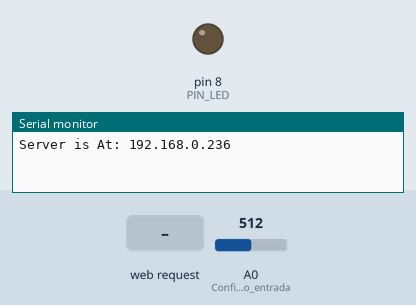
This sketch was run on a simulated Arduino Uno, built for the host (arithmetic inside an expression is 32-bit, double 64-bit). Parts: output pins drawn as LEDs (lit = HIGH), the last lines printed to the serial monitor. The inputs (shaded band) are chosen by the test bench; at power-on: A0 (Configura_A0_como_entrada) = 512. WiFi joins after 1.5 s; servers stay silent unless stated.

Above: at 1.2 s.
1.3 s: HTTP request GET /?LED=T received
At 2.5 s:
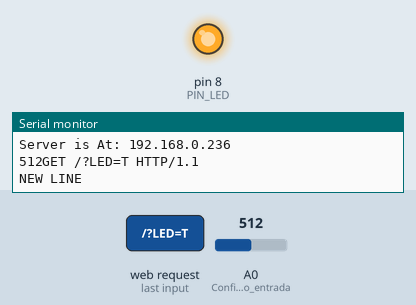
2.8 s: HTTP request GET /?LED=F received
At 3.9 s:
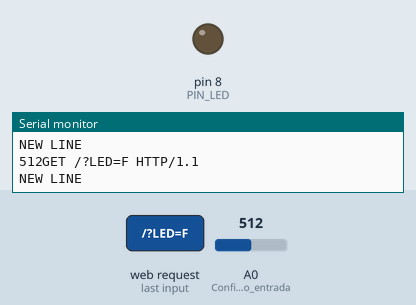
Timing chart, 0 to 5.8 s (numbered marks = the images above; inputs shaded):
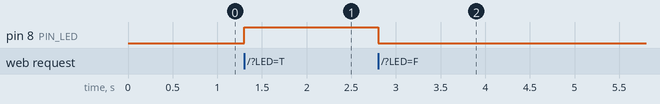

The sketch:

medidor_de_potencia_v1.0.ino
```cpp
#include <SPI.h>
#include <Ethernet.h>

byte mac[] = { 0xDE, 0xAD, 0xBE, 0xEF, 0xFE, 0xED };   // Esta es la direccion Mac que used le asigna a la ethernet Shield
IPAddress ip (192,168,0,236);  // Esta es la direccion IP (Estatica) que usted le asigna a la ethernet Shield ARDUINOOOO
EthernetServer servidor(80);
int PIN_LED = 8;              // Pin que tiene asignado el led.
String readString=String(30);  // Este el el nombre de la variable tipo String en donde se alamacenar mensajes HTTP del cliente o solictante
String state = String(3);
int ldrValue = 0; // Variable para almacenar el valor del LDR


void setup() {
Ethernet.begin(mac,ip); // inicializa mac e ip
pinMode(PIN_LED,OUTPUT);
digitalWrite(PIN_LED,LOW);
state = "ON";     // Variable State es la variable que se le envia al cliente en el script HTML para indicar el estado actual del led
Serial.begin(9600);
Serial.print("Server is At: ");
Serial.println(Ethernet.localIP());
pinMode(A0, INPUT); // Configura A0 como entrada para el LDR

}

void loop() {

EthernetClient cliente = servidor.available();
ldrValue = analogRead(A0); // Lee el valor del LDR
if(cliente)         // Verifica si hay un cliente disponible intentando conexion.
Serial.print(ldrValue);
{
  boolean lineaenblanco=true;
  while(cliente.connected()){       // si hay un cliente realiza la conexion
    if(cliente.available())
    {
      char c = cliente.read();      // Lee un byte del mensaje del cliente
      Serial.write(c);
      if (c == '\n'){
      Serial.println("NEW LINE");
      }
      if(readString.length()<30)    // Evalue mensajes continuos del cliente de no mas de 30 caracteres.
      {
        readString.concat(c);       // Concatena el byte actualmente recibido en la cadena "readString"
      }
      if (c== '\n' && lineaenblanco)  // Verifica si el mensaje http enviado por el cliente ha terminado, verificando espacio en blanco
      {
        int LED = readString.indexOf("LED=");
        if(readString.substring(LED,LED+5)== "LED=T")
        {
          digitalWrite(PIN_LED,HIGH);
          state = "ON";
        }
        else if (readString.substring(LED,LED+5) == "LED=F")
        {
          digitalWrite(PIN_LED,LOW);
          state = "OFF";
        }
        cliente.println("HTTP/1.1 200 OK");
        cliente.println("Content-Type: text/html");
        cliente.println();
        cliente.println("<html>");
        cliente.println("<head>");

        cliente.println("<title> LAMPARA ON/OFF </title>");
        cliente.println("</head>");
        cliente.println("<meta http-equiv='refresh' content='2'>");  // Refrescar la página cada 5 segundos
        cliente.println("<body width=100% height=100%>");
        cliente.println("<center>");
        cliente.println("<h1>LAMPARA ON/OFF </h1>");
        cliente.print("<br><br>");
        cliente.print("Estado de la lampara Roja:");
        cliente.print(state);
        cliente.print("<br><br><br><br>");
        cliente.println("<input type = submit value = ON style = width:200px;height:75px onClick=location.href='./?LED=T\'>"); // Linea HTML boton de ON
        cliente.println("<input type = submit value = OFF style = width:200px;height:75px onClick=location.href='./?LED=F\'>"); // Lines HTML boton de OFF
        cliente.println("</body>");
        cliente.print("<br><br>");
        cliente.print("Valor del LDR: ");
        cliente.print(ldrValue);

        cliente.println("</html>");  // finaliza codigo HTML enviado al cliente.
        cliente.stop();
        readString="";
          }
        }
      }
    }
  }
```

Measured:
- after the input at 1.3 s, pin 8 (PIN_LED): LOW → HIGH at once
- after the input at 2.8 s, pin 8 (PIN_LED): HIGH → LOW at once
